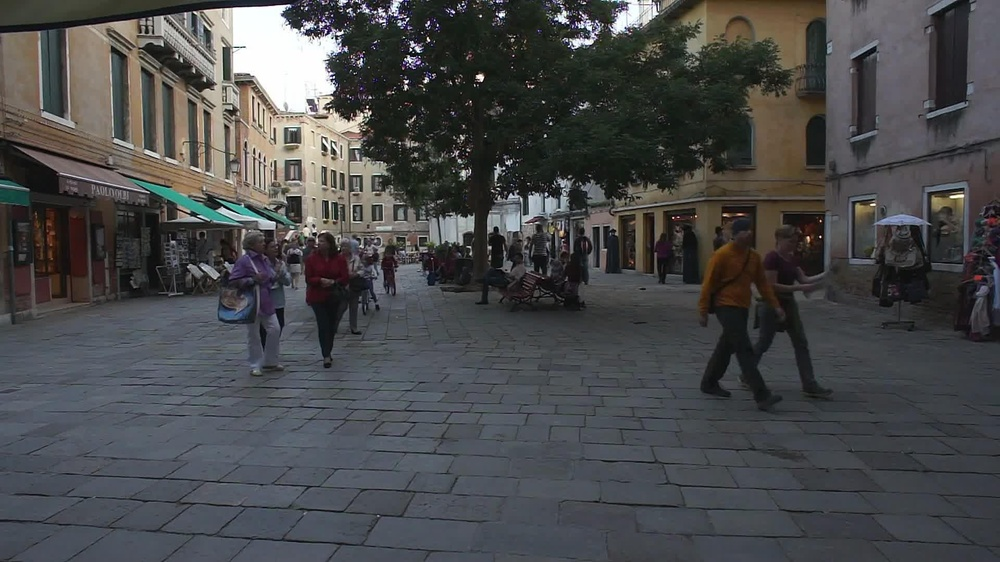
#> input picture yolo_tracking/assets/MOT17-mini/train/MOT17-02-FRCNN/img1/000001.jpg, 1000 x 562 px, shrunk from 1920 x 1080 before the run, given in place of input_vid.mp4, which was not available
$ python main_mot.py
#> lines starting #> are read from the running program, lines starting #| are printed output that depends on the picture; after the words box and inside, x2 and y2 are one past the last pixel; in counts of white or black regions, pixels touching at a corner belong together; pictures that were not available may be replaced by others from this repository, and a replacement may not be noted
### project/MOT/detector.py
# Import python libraries
import numpy as np
import cv2

def detect(frame):
    # Convert BGR to GRAY
    gray = cv2.cvtColor(frame, cv2.COLOR_BGR2GRAY)

    # Detect edges
    edges = cv2.Canny(gray,  50, 190, 3)

    # Retain only edges within the threshold
    _, thresh = cv2.threshold(edges, 127, 255,0)#cv2.THRESH_BINARY)

    # Find contours
    contours, _ = cv2.findContours(thresh, cv2.RETR_EXTERNAL, \
                                    cv2.CHAIN_APPROX_SIMPLE)

    # Set the accepted minimum & maximum radius of a detected object
    min_radius_thresh= 2
    max_radius_thresh= 40

    # ref: https://docs.opencv.org/trunk/dd/d49/tutorial_py_contour_features.html
    centers=[]
    for c in contours:
        (x, y), radius = cv2.minEnclosingCircle(c)
        center = (int(x), int(y))
        radius = int(radius)

        if (radius > min_radius_thresh) and (radius < max_radius_thresh):
            radius = 5  # Set the same radius to draw  detected circles
            cv2.circle(frame, center, radius, (0, 0, 0), 2)
            centers.append((x,y))
    return np.array(centers)

### project/MOT/tracker/tracker.py
import numpy as np
from tracker.kalman_filter import Kalman2d_mot
from tracker.tracker_utils import track_association

class Track(object):
    def __init__(self, params, detection, trackId):
        self.track_id = trackId
        self.KF = Kalman2d_mot(params, detection)
        self.num_lost_dets = 0
        self.trace = []

    def update(self, detection):
        self.updated = self.KF.update(detection)

    def predict(self):
        self.predicted = self.KF.predict()

class Tracker(object):
    def __init__(self, params):
        self.params = params
        self.min_dist = self.params["min_dist"]
        self.max_lost_dets = self.params["max_lost_dets"]
        self.trace_length = self.params["trace_length"]
        self.id = self.params["id"]
        self.tracks = []

    def manage_tracks(self, detections):

        #predict the tracks
        for i in range(len(self.tracks)):
            self.tracks[i].predict()

        pairs, unpaired_dets, unpaired_tracks =  track_association(self.tracks, \
                                                  detections, self.min_dist)

        #pairs indices: update the state
        for i,j in pairs:
            self.tracks[i].num_lost_dets = 0
            self.tracks[i].update(detections[j])

            if len(self.tracks[i].trace) >= self.trace_length:
                self.tracks[i].trace = self.tracks[i].trace[:-1]
            self.tracks[i].trace.insert(0,self.tracks[i].updated)

        # unpaired tracks:
        #check and delete each track that has undergone lost detection for more than
        #the value specified by the "self.max_lost_dets" parameter
        del_track = 0
        for i in unpaired_tracks:
            if self.tracks[i - del_track].num_lost_dets > self.max_lost_dets:
                del self.tracks[i - del_track]
                del_track += 1
            else:
                self.tracks[i - del_track].num_lost_dets += 1

        #unpaired detections: create and initialize new tracks for unpaired detections
        for j in unpaired_dets:
            self.tracks.append(Track(self.params, detections[j], self.id))
            self.id += 1

### project/MOT/tracker/kalman_filter.py
import numpy as np

class Kalman2d_mot(object):
    def __init__(self, params, detection):

        #Get the parameters for Kalman filter
        dt=params["dt"]
        u_x = u_y = params["u"]
        std_acc = params["std_acc"]
        std_meas_x = params["std_meas_x"]
        std_meas_y = params["std_meas_y"]

        # Define sampling time
        self.dt = dt

        # Define the  control input matrix with a size 2x1 array
        self.u = np.array([[u_x],
                           [u_y]]) # 2x1 array

        # Initialize the initial state with a size 4x1 array
        self.x = np.array([[0],
                           [0],
                           [0],
                           [0]]) # 4x1 array

        self.x[:2] = detection

        # Define the State Transition Matrix A
        self.A = np.array([[1, 0, self.dt, 0],
                           [0, 1, 0, self.dt],
                           [0, 0, 1, 0],
                           [0, 0, 0, 1]])  # 4x4 array

        # Define the Control Input Matrix B
        self.B = np.array([[(self.dt**2)/2, 0],
                           [(self.dt**2)/2, 0],
                           [self.dt,0],
                           [0,self.dt]])   # 4x2 array

        # Define Measurement Mapping Matrix
        self.H = np.array([[1, 0, 0, 0],
                           [0, 1, 0, 0]])  # 2x4 array

        # Initial Process Noise Covariance
        self.Q = np.array([[(self.dt**4)/4, 0, (self.dt**3)/2, 0],
                           [0, (self.dt**4)/4, 0, (self.dt**3)/2],
                           [(self.dt**3)/2, 0, self.dt**2, 0],
                           [0, (self.dt**3)/2, 0, self.dt**2]]) * std_acc**2  # 4x4 array

        # Initial Measurement Noise Covariance
        self.R = np.array([[std_meas_x**2, 0],
                           [0, std_meas_y**2]]) # 2x2 array

        # Initial Covariance Matrix
        self.P = np.eye(self.A.shape[1]) *1000  # 4x4 array

    # [28 lines left out: functions predict, update, not called in this run]

### project/MOT/tracker/tracker_utils.py
import numpy as np
from scipy.optimize import linear_sum_assignment

# [13 lines left out: function cost_matrix, not called in this run]

def track_association(tracks, detections, dist_th = 0.5):

    if not tracks:
        return [], np.arange(len(detections)), []

    cost = cost_matrix(tracks, detections)

    # Use the Hungarian algorithm to find the optimal matches
    row_ind, col_ind = linear_sum_assignment(cost)
    paired_indices =list(zip(row_ind, col_ind))

    # Find unpaired detections and trackers
    unpaired_tracks=[d for d, _ in enumerate(tracks) if d not in row_ind]
    unpaired_detections=[t for t, _ in enumerate(detections) if t not in col_ind]

    # Filter out matches with a distance greater than the threshold
    pairs = []
    for i,j in paired_indices:
        if cost[i][j] < dist_th:
            pairs.append((i,j))

        else:
            unpaired_tracks.append(i)
            unpaired_detections.append(j)

    return pairs, unpaired_detections, unpaired_tracks

### project/MOT/main_mot.py
import cv2
from tracker.tracker import Tracker
import detector
import  time
import seaborn as sns
import json
import argparse
import numpy as np

color_list = sns.color_palette('bright', 10)
color_list = [(int(r*255), int(g*255), int(b*255)) for (r, g, b) in color_list]


def load_json(path):
    with open(path, "r") as f:
        config = json.load(f)
    return config

def main(args):

    VideoCap = cv2.VideoCapture(args.video_path)
    tracker_params = load_json(args.tracker_params)
#> (reads project/MOT/tracker/tracker_params.json from the repository)
    tracker = Tracker(tracker_params)

    frame_nb=0
    while(True):
        # Read video frame
        ret, frame = VideoCap.read()
#> frame is the input picture: shape (562, 1000, 3); mean B, G, R 74.8, 73.6, 72.8
        if ret:
            centers = detector.detect(frame)
#> in detect, `gray = cv2.cvtColor(frame, cv2.COLOR_BGR2GRAY)`:
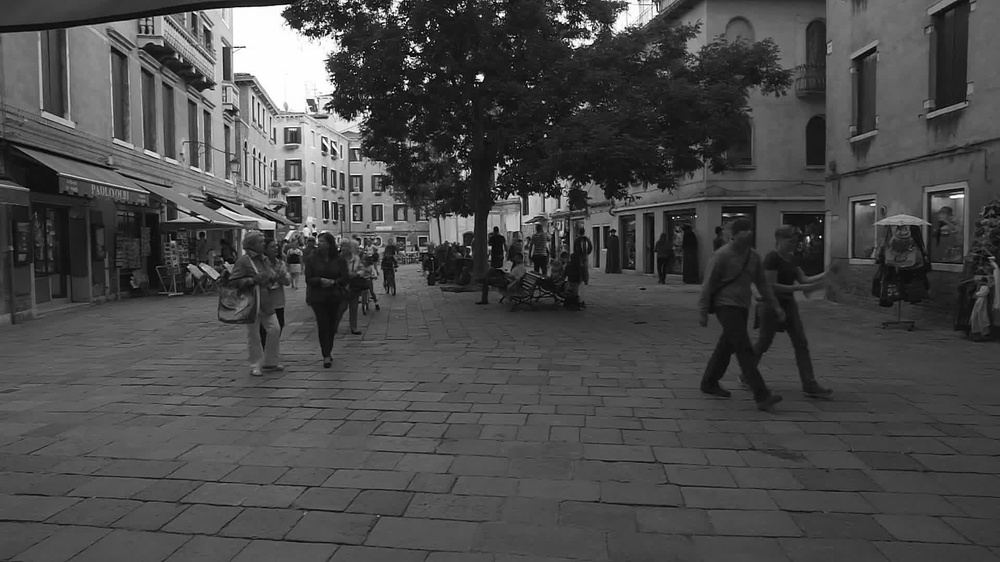
#> gray: shape (562, 1000); min 0, max 255, mean 73.5
#> in detect, `edges = cv2.Canny(gray,  50, 190, 3)`:
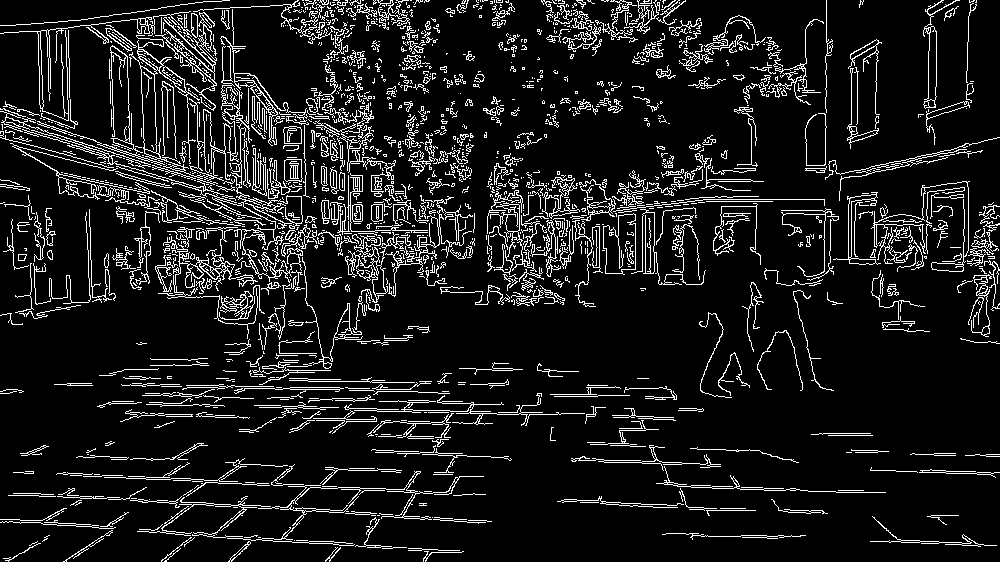
#> edges: shape (562, 1000); 10.4% white in thin lines or dots
#> in detect, `contours, _ = cv2.findContours(thresh, cv2.RETR_EXTERNAL, \ cv2.CHAIN_..`: contours = 1412 contours, 1244 with area under 20; largest, box (x1, y1, x2, y2) and area: (0, 35, 303, 250) 2942, (603, 213, 636, 275) 1529, (189, 36, 307, 185) 1318, (163, 12, 217, 111) 804, (923, 0, 960, 109) 668
#> the loop in detect, `for c in contours:` made 1412 passes
#> (c, x, y, center) on passes 9, 32, 41, 50, 51, 56, 59, 60: ([[296, 540], [307, 540]], 301.5, 540, (301, 540)), ([[720, 508], [745, 508]], 732.5, 508, (732, 508)), ([[131, 498], [136, 498]], 133.5, 498, (133, 498)), ([[424, 491], [431, 491]], 427.5, 491, (427, 491)), ([[838, 490], [863, 490]], 850.5, 490, (850, 490)), ([[741, 487], [762, 487]], 751.5, 487, (751, 487)), ([[197, 485], [194, 488], [197, 485], [198, 485]], 196, 486.5, (196, 486)), ([[275, 482], [276, 483], [281, 483], [276, 483]], 278, 482.5, (278, 482))
#> (x, y, center) on passes 2 to 7: (433.5, 549, (433, 549)), (172, 554.5, (172, 554)), (394, 547.5, (394, 547)), (332.5, 554, (332, 554)), (21.5, 550.5, (21, 550)), (239, 551.5, (239, 551))
#> after the loop in detect, `for c in contours:`:
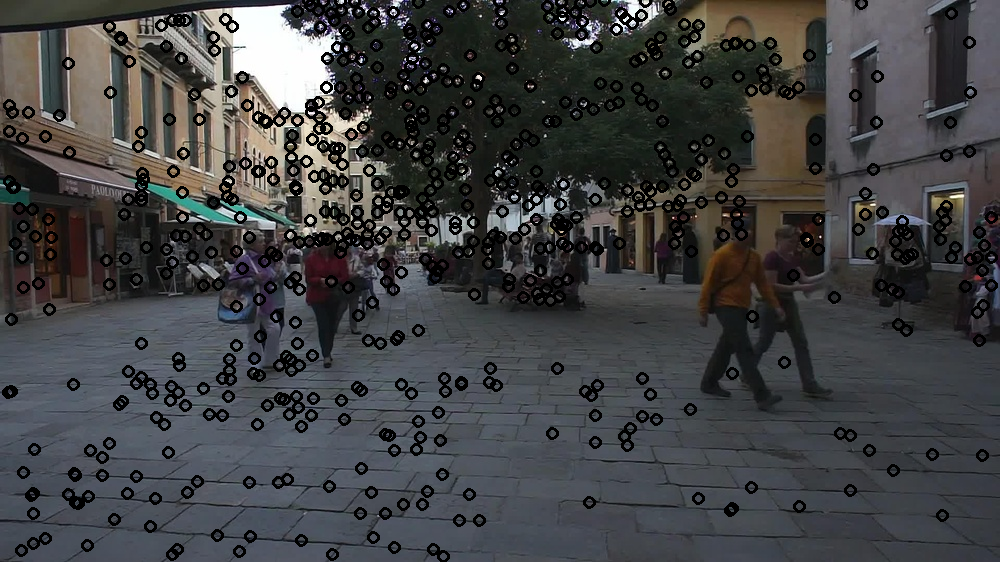
#> frame: shape (562, 1000, 3); 9.93% of pixels changed, all inside (x1, y1, x2, y2) = (2, 0, 998, 562)
#> after the loop in detect, `for c in contours:`: centers = 675 pairs, first value 8 to 991, second value 0 to 556

            #reshaped centers to have each element is a column vector of shape (2, 1)
            centers = centers[:, :, np.newaxis]

            tracker.manage_tracks(centers)
#> in manage_tracks, `pairs, unpaired_dets, unpaired_tracks =  track_association(self.tracks..`: pairs = []; unpaired_dets = 675 values from 0 to 674; unpaired_tracks = []
#> after the loop in manage_tracks, `for i in unpaired_tracks:`: del_track = 0

            for track in tracker.tracks:
                if len(track.trace) > 0 and track.num_lost_dets <= 1:
                    t_id = track.track_id
                    pos = track.updated

                    x, y = int(pos[0][0]),int(pos[1][0])

                    cv2.rectangle(frame, (x - 10, y - 10), (x + 10, y + 10), \
                                                color_list[t_id%len(color_list)],1)

                    cv2.putText(frame, str(track.track_id), (x - 10, y - 20), 0, 0.5, \
                                                color_list[t_id%len(color_list)], 2)

                    for k in range(len(track.trace)):
                        x = int(track.trace[k][0][0])
                        y = int(track.trace[k][1][0])

                        cv2.circle(frame, (x, y), 3, \
                                   color_list[t_id%len(color_list)], - 1)

            frame_nb_text= f"Frame:{frame_nb}"
            cv2.putText(frame,frame_nb_text , (20, 40), \
                        cv2.FONT_HERSHEY_PLAIN, 1.5, (0, 0, 255), 1)
#> frame: shape (562, 1000, 3); 0.03% of pixels changed, all inside (x1, y1, x2, y2) = (23, 25, 116, 40)

            cv2.putText(frame, "www.machinelearningspace.com", (220, 300), \
                        cv2.FONT_HERSHEY_PLAIN, 1.0, (255, 255, 255), 1)
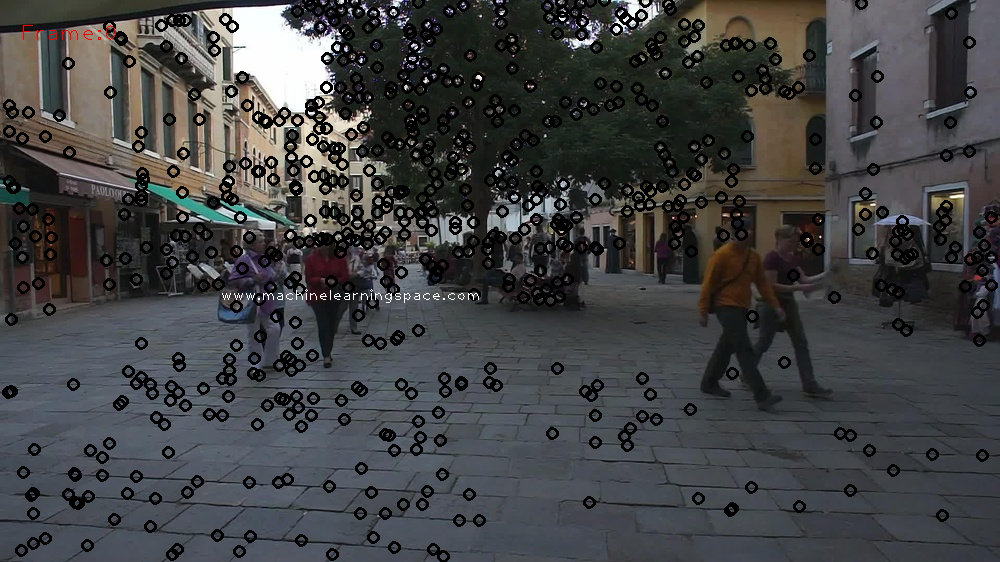
#> frame: shape (562, 1000, 3); mean B, G, R 67.4, 66.2, 65.5

            # Display the resulting tracking frame
            cv2.imshow('Tracking', frame)
            if cv2.waitKey(1) & 0xFF == ord('q'):
#> (key q is pressed here)
                break

            frame_nb+=1
        else:
            break

    VideoCap.release()
    cv2.destroyAllWindows()

if __name__ == "__main__":

    parser = argparse.ArgumentParser(description='Multi-Circle Tracking System')
    parser.add_argument('--tracker-params', type=str, \
                        default='./tracker/tracker_params.json')
    parser.add_argument('--video-path', type=str, \
                        default='./data/input_vid.mp4')
    args = parser.parse_args()

    # call the main function to execute
    main(args)
